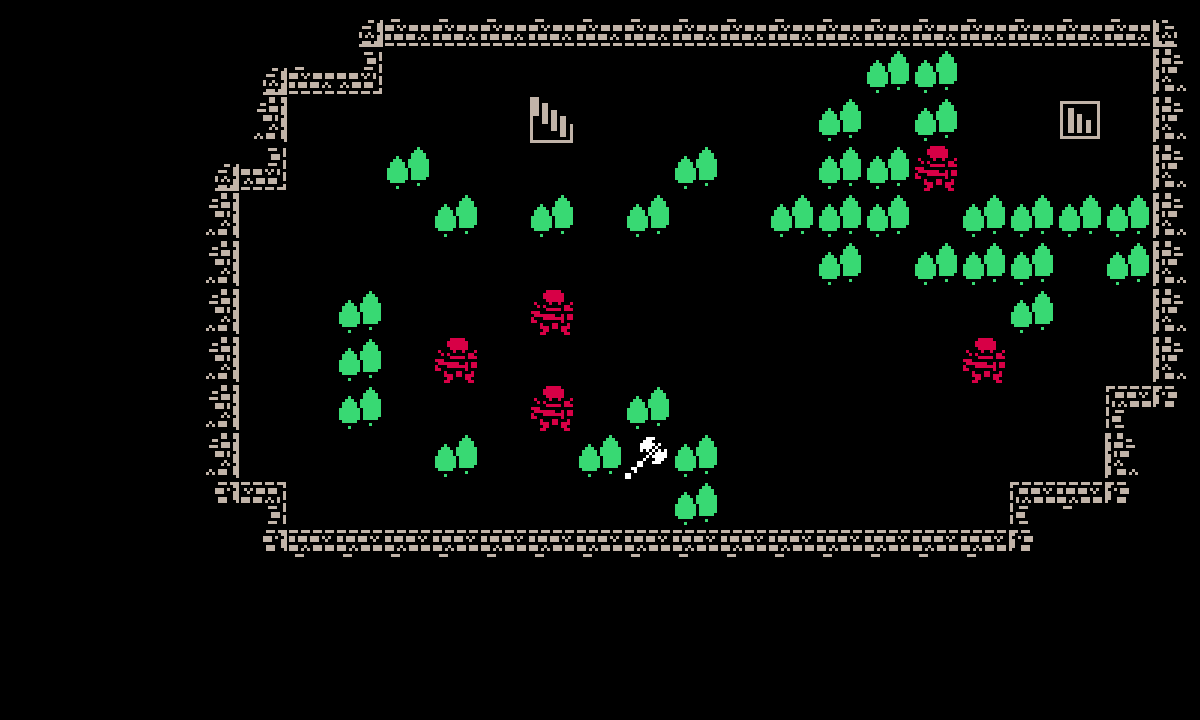

Tiled map render using the project's own tile images. Description and the map definition, with tile-layer contents summarised, below:
An orthogonal 25x15 tile map with 48x48 px tiles, 1 tile layer (Tile Layer 1).

<map version="1.2" tiledversion="1.2.4" orientation="orthogonal" renderorder="right-down" width="25" height="15" tilewidth="48" tileheight="48" infinite="0" nextlayerid="2" nextobjectid="1">
 <tileset firstgid="1" source="TileSet.tsx" />
 <layer id="1" name="Tile Layer 1" width="25" height="15">
  <data>[375 cells, 102 non-empty, 16 distinct tile ids]</data>
 </layer>
</map>
